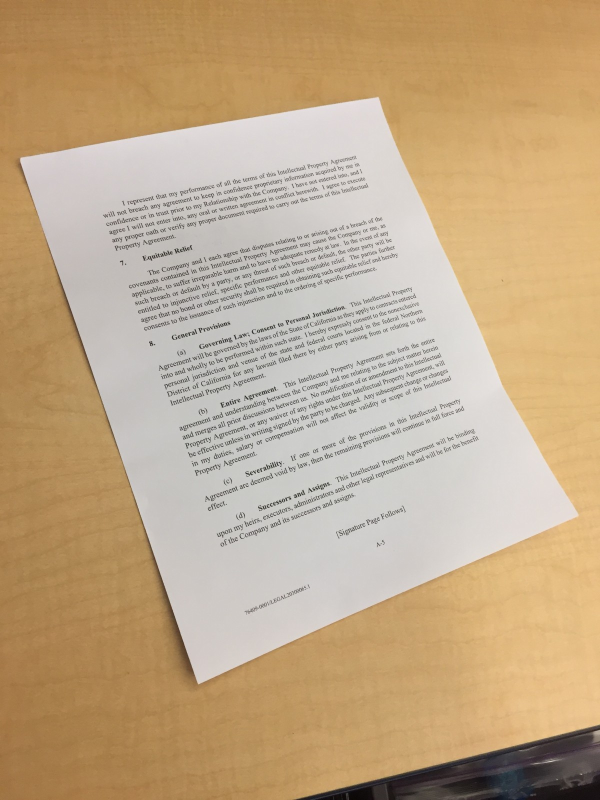
#> input picture Day-30/Mini_Project/dataset/01_document_paper_on_desk.jpg, 1200 x 1600 px (shown at 1/2 size); its folder holds only this picture in this run
$ python main.py --image dataset/01_document_paper_on_desk.jpg   (older library calls are emulated)
#> lines starting #> are read from the running program, lines starting #| are printed output that depends on the picture; after the words box and inside, x2 and y2 are one past the last pixel; in counts of white or black regions, pixels touching at a corner belong together
### Day-30/Mini_Project/segmenter/io_utils.py
"""Reading and writing images safely (any format, phone rotation, Windows paths)."""

import io
from pathlib import Path

import cv2
import numpy as np
from PIL import Image, ImageOps


def load_image(source):
    """
    Returns an OpenCV BGR image from a file path or raw bytes (an upload).
    Pillow handles EXIF rotation (phone photos taken in portrait) and formats
    such as TIFF/WEBP; it also has no trouble with non-English Windows paths.
    """
    if isinstance(source, (bytes, bytearray)):
        source = io.BytesIO(source)
    elif isinstance(source, (str, Path)):
        source = Path(source)
    with Image.open(source) as img:
#> img is the input picture: PIL image 1200x1600 RGB; mean R, G, B 193.6, 169.3, 136.7
        img = ImageOps.exif_transpose(img).convert("RGB")
        return cv2.cvtColor(np.array(img), cv2.COLOR_RGB2BGR)


def resize_longest(image, max_side):
    """Shrinks an image so its longest side is max_side. Returns (image, scale)."""
#> called with max_side = 1000
    h, w = image.shape[:2]
    scale = min(1.0, max_side / max(h, w))
    if scale == 1.0:
        return image, 1.0
    small = cv2.resize(image, (round(w * scale), round(h * scale)), interpolation=cv2.INTER_AREA)
    return small, scale


def save_image(path, image):
    """cv2.imwrite fails on non-English paths on Windows; imencode + tofile does not."""
    path = Path(path)
    path.parent.mkdir(parents=True, exist_ok=True)
    suffix = path.suffix.lower()
    if suffix in (".jpg", ".jpeg"):
        params = [cv2.IMWRITE_JPEG_QUALITY, 92]
    elif suffix == ".png":
        params = [cv2.IMWRITE_PNG_COMPRESSION, 6]
    else:
        params = []
    ok, buffer = cv2.imencode(path.suffix, image, params)
    if not ok:
        raise IOError(f"Could not encode {path.name}")
    buffer.tofile(str(path))
    return path


# [4 lines left out: function encode_png, not called in this run]

### Day-30/Mini_Project/segmenter/methods.py
"""
The thresholding techniques.

Every method takes the same prepared Context and returns a raw 0/255 map.
It does not matter which colour ends up as the object: the pipeline decides
that afterwards with the border rule. That keeps every method short and
lets all of them share the same cleanup, so the comparison is fair.
"""

from dataclasses import dataclass

import cv2
import numpy as np

from .config import FIXED_THRESHOLD


@dataclass
class Context:
    """The image in the forms the methods need, computed once."""
    bgr: np.ndarray        # colour image (working size)
    gray: np.ndarray       # grayscale, lightly blurred
    lab: np.ndarray        # CIE Lab colour space (float32)
    hsv: np.ndarray        # HSV colour space

    @classmethod
    def from_image(cls, bgr):
        gray = cv2.GaussianBlur(cv2.cvtColor(bgr, cv2.COLOR_BGR2GRAY), (5, 5), 0)
        lab = cv2.cvtColor(bgr, cv2.COLOR_BGR2LAB).astype(np.float32)
        hsv = cv2.cvtColor(bgr, cv2.COLOR_BGR2HSV)
#> hsv: shape (1000, 750, 3); mean H, S, V 20.4, 76.2, 193.7
        return cls(bgr=bgr, gray=gray, lab=lab, hsv=hsv)


def border_pixels(image):
    """All pixels along the four image edges - in most photos that's background."""
    return np.concatenate([image[0], image[-1], image[:, 0], image[:, -1]])


def odd(value, minimum=3):
    value = max(minimum, int(value))
    return value if value % 2 else value + 1


# ---------------------------------------------------------------------------
# 1-3: classic global thresholds on the grayscale image
# ---------------------------------------------------------------------------

def binary_fixed(ctx):
    """Global threshold at a fixed value (127). The baseline everyone starts with."""
    _, mask = cv2.threshold(ctx.gray, FIXED_THRESHOLD, 255, cv2.THRESH_BINARY)
    return mask


def otsu(ctx):
    """Global threshold chosen automatically: maximises the separation of the two pixel groups."""
    _, mask = cv2.threshold(ctx.gray, 0, 255, cv2.THRESH_BINARY + cv2.THRESH_OTSU)
    return mask


def triangle(ctx):
    """
    Global threshold from the triangle method: draws a line from the histogram
    peak to its far end and cuts where the histogram is furthest from that line.
    Works better than Otsu when the object is small and the background dominates.
    """
    _, mask = cv2.threshold(ctx.gray, 0, 255, cv2.THRESH_BINARY + cv2.THRESH_TRIANGLE)
    return mask


# ---------------------------------------------------------------------------
# 4: local threshold
# ---------------------------------------------------------------------------

def adaptive_filled(ctx):
    """
    Adaptive (local) threshold. On its own it only marks edges and fine detail,
    so the object's outline is closed with a morphological closing and then
    filled in to become a solid region. Insensitive to lighting changes.
    """
    h, w = ctx.gray.shape
    block = odd(min(h, w) / 20, minimum=11)
    edges = cv2.adaptiveThreshold(ctx.gray, 255, cv2.ADAPTIVE_THRESH_GAUSSIAN_C,
                                  cv2.THRESH_BINARY_INV, block, 7)
    k = odd(min(h, w) / 120)
    edges = cv2.morphologyEx(edges, cv2.MORPH_CLOSE, cv2.getStructuringElement(cv2.MORPH_ELLIPSE, (k, k)))
    filled = edges.copy()
    contours, _ = cv2.findContours(edges, cv2.RETR_EXTERNAL, cv2.CHAIN_APPROX_SIMPLE)
    cv2.drawContours(filled, contours, -1, 255, thickness=cv2.FILLED)
    return filled


# ---------------------------------------------------------------------------
# 5-7: thresholds on a better input than plain grayscale
# ---------------------------------------------------------------------------

def otsu_light_corrected(ctx):
    """
    Otsu after removing uneven lighting: the image is divided by a very blurred
    copy of itself (an estimate of the light falling on the scene), so a dark
    corner and a bright corner of the same surface end up the same grey.
    """
    image = ctx.gray.astype(np.float32)
    lighting = cv2.GaussianBlur(image, (0, 0), sigmaX=min(image.shape) / 4)
    flat = np.clip(image / (lighting + 1.0) * lighting.mean(), 0, 255).astype(np.uint8)
    _, mask = cv2.threshold(flat, 0, 255, cv2.THRESH_BINARY + cv2.THRESH_OTSU)
    return mask


def saturation_otsu(ctx):
    """
    Otsu on the colour saturation channel (HSV). White, grey and black
    backgrounds - and shadows on them - have almost no saturation, while most
    coloured objects have a lot. So shadows are ignored automatically.
    """
    saturation = cv2.GaussianBlur(ctx.hsv[:, :, 1], (5, 5), 0)
    _, mask = cv2.threshold(saturation, 0, 255, cv2.THRESH_BINARY + cv2.THRESH_OTSU)
    return mask


def background_distance(ctx):
    """
    Colour distance from the background, then Otsu. The background colour is
    the median of the border pixels; every pixel gets its distance to that
    colour in Lab space (close to how humans see colour difference).
    Brightness (L) counts half, so a shadow - same colour, just darker - stays
    close to the background while a real object is far away.
    """
    background = np.median(border_pixels(ctx.lab), axis=0)
    diff = ctx.lab - background
    distance = np.sqrt((0.5 * diff[:, :, 0]) ** 2 + diff[:, :, 1] ** 2 + diff[:, :, 2] ** 2)
    distance = cv2.GaussianBlur(distance, (5, 5), 0)
    distance = cv2.normalize(distance, None, 0, 255, cv2.NORM_MINMAX).astype(np.uint8)
    _, mask = cv2.threshold(distance, 0, 255, cv2.THRESH_BINARY + cv2.THRESH_OTSU)
    return mask


# name -> (label shown to users, function, one-line description)
METHODS = {
    "binary_fixed": ("Binary (T=127)", binary_fixed, "Global threshold at a fixed value"),
    "otsu": ("Otsu", otsu, "Global threshold picked automatically from the histogram"),
    "triangle": ("Triangle", triangle, "Global threshold for histograms dominated by background"),
    "adaptive": ("Adaptive + fill", adaptive_filled, "Local threshold, outline closed and filled"),
    "otsu_light": ("Otsu + light correction", otsu_light_corrected, "Uneven lighting removed before Otsu"),
    "saturation": ("Saturation (HSV) Otsu", saturation_otsu, "Colourful objects on grey/white, ignores shadows"),
    "bg_distance": ("Background colour distance", background_distance, "Distance from the border colour, shadow tolerant"),
}

### Day-30/Mini_Project/segmenter/scoring.py
"""
Judging a segmentation without knowing the right answer.

There is no ground-truth mask for a user's photo, so the "best" method is
picked with four checks that a good object mask passes:

  edge      the outline should sit on real edges in the photo
            (mean gradient on the mask boundary vs. the image average)
  contrast  inside and outside should look different in colour
            (Fisher separation in Lab space)
  solidity  objects and documents are solid shapes, not lace
            (area / convex hull area)
  border    the main object should not spill into the image border
            (that usually means background was taken as foreground)

Each check gives 0..1; the weighted sum becomes a 0-100 score. Masks that
cover almost nothing or almost everything are heavily penalised, and masks
under 10% of the image are scaled down a little (the main object is rarely tiny).
"""

from dataclasses import dataclass

import cv2
import numpy as np

WEIGHTS = {"edge": 0.40, "contrast": 0.25, "solidity": 0.20, "border": 0.15}


@dataclass
class Score:
    total: float
    edge: float
    contrast: float
    solidity: float
    border: float
    coverage: float        # % of the image that is foreground

    def as_dict(self):
        return {k: round(v, 3) for k, v in self.__dict__.items()}


def gradient_magnitude(lab):
    """Colour edge strength: Sobel gradient combined over the L, a and b channels."""
    total = np.zeros(lab.shape[:2], np.float32)
    for c in range(3):
        channel = cv2.GaussianBlur(lab[:, :, c], (3, 3), 0)
        gx = cv2.Sobel(channel, cv2.CV_32F, 1, 0, ksize=3)
        gy = cv2.Sobel(channel, cv2.CV_32F, 0, 1, ksize=3)
        total += gx * gx + gy * gy
#> this loop made 3 passes
#> pass 1, in gradient_magnitude, `gy = cv2.Sobel(channel, cv2.CV_32F, 0, 1, ksize=3)`:
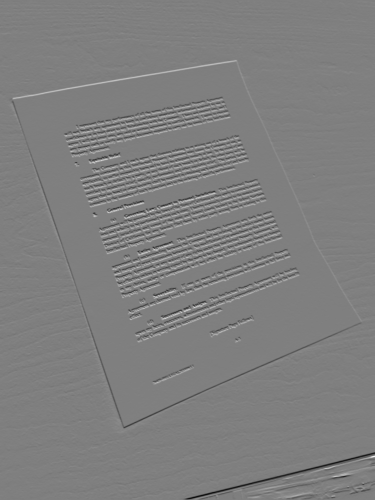
#> gy: shape (1000, 750) float32 (shown at 1/2 size); min -376.9, max 377.8, mean -0.5; drawn with min black and max white
#> after the loop:
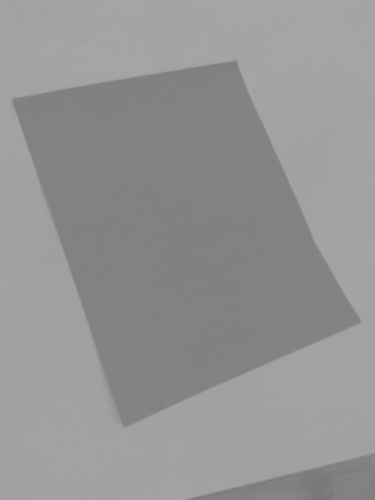
#> channel: shape (1000, 750) float32 (shown at 1/2 size); min 114.6, max 167, mean 148.4
    return np.sqrt(total)
#> returned value: shape (1000, 750) float32


def edge_score(mask, gradient):
    boundary = cv2.morphologyEx(mask, cv2.MORPH_GRADIENT, np.ones((3, 3), np.uint8)) > 0
    if not boundary.any():
        return 0.0
    ratio = gradient[boundary].mean() / (gradient.mean() + 1e-6)
    # ratio 1 = the outline is no better than a random line; on the test images
    # good outlines reach 5-15x. A log scale keeps 5x and 12x distinguishable.
    return float(np.clip(np.log(max(ratio, 1e-6)) / np.log(12.0), 0.0, 1.0))


def contrast_score(mask, lab):
    inside, outside = lab[mask > 0], lab[mask == 0]
    if len(inside) < 50 or len(outside) < 50:
        return 0.0
    separation = ((inside.mean(0) - outside.mean(0)) ** 2 / (inside.var(0) + outside.var(0) + 1e-6)).sum()
    return float(separation / (separation + 1.0))


def solidity_score(mask):
    contours, _ = cv2.findContours(mask, cv2.RETR_EXTERNAL, cv2.CHAIN_APPROX_SIMPLE)
    areas, solid = [], []
    for contour in contours:
        area = cv2.contourArea(contour)
        hull = cv2.contourArea(cv2.convexHull(contour))
        if hull > 0:
            areas.append(area)
            solid.append(area / hull)
    if not areas:
        return 0.0
    return float(np.average(solid, weights=areas))


def border_score(mask):
    edge = np.concatenate([mask[0], mask[-1], mask[:, 0], mask[:, -1]])
    touching = np.count_nonzero(edge) / edge.size
    return float(np.clip(1.0 - 2.0 * touching, 0.0, 1.0))


def score_mask(mask, lab, gradient):
    coverage = np.count_nonzero(mask) / mask.size
    if coverage == 0:
        return Score(0, 0, 0, 0, 0, 0)

    parts = {
        "edge": edge_score(mask, gradient),
        "contrast": contrast_score(mask, lab),
        "solidity": solidity_score(mask),
        "border": border_score(mask),
    }
    total = sum(WEIGHTS[k] * v for k, v in parts.items()) * 100

    # a "segmentation" that is almost empty or almost the whole picture is not useful
    if coverage < 0.005 or coverage > 0.95:
        total *= 0.2
    # the MAIN object of a photo is rarely tiny: below 10% of the image the score
    # is scaled down gently (so e.g. just the printed text doesn't beat the page)
    elif coverage < 0.10:
        total *= 0.4 + 0.6 * coverage / 0.10
    return Score(total=total, coverage=coverage * 100, **parts)

### Day-30/Mini_Project/segmenter/pipeline.py
"""
Runs every thresholding method, cleans each result the same way, scores it,
and picks the best one.
"""

import time
from dataclasses import dataclass, field

import cv2
import numpy as np

from .config import WORK_SIZE
from .document import find_document
from .io_utils import resize_longest
from .methods import METHODS, Context, border_pixels
from .scoring import Score, gradient_magnitude, score_mask


@dataclass
class MethodResult:
    key: str
    label: str
    description: str
    mask: np.ndarray            # final mask at ORIGINAL image size (0/255)
    score: Score
    objects: int
    seconds: float


@dataclass
class Segmentation:
    image: np.ndarray                           # original image (BGR)
    results: dict = field(default_factory=dict)  # key -> MethodResult, sorted best first
    best_key: str = ""
    document: object = None                     # DocumentScan when a document page was found

    @property
    def best(self):
        return self.results[self.best_key]


# ---------------------------------------------------------------------------
# Shared cleanup
# ---------------------------------------------------------------------------

def choose_foreground(mask):
    """Border rule: whatever colour covers most of the image border is background."""
    border = border_pixels(mask)
    return cv2.bitwise_not(mask) if np.count_nonzero(border) > border.size / 2 else mask


def fill_holes(mask):
    """Fills regions that are fully enclosed by foreground (holes, text inside a page, etc.)."""
    background = cv2.bitwise_not(mask)
    count, labels = cv2.connectedComponents(background, connectivity=4)
    outside = set(np.unique(border_pixels(labels)))
    holes = ~np.isin(labels, list(outside)) & (labels > 0)
    filled = mask.copy()
    filled[holes] = 255
    return filled


def clean_mask(raw, keep_all=False):
    """
    Same cleanup for every method so the comparison is fair:
        pick foreground (border rule) -> opening removes specks -> closing
        bridges small gaps -> fill holes -> keep the main object(s).
    Main objects = the largest region plus any region at least 25% of its size
    (so a single document stays alone, but all 24 coins are kept).
    """
    mask = choose_foreground(raw)
    h, w = mask.shape
    k = max(3, min(h, w) // 150) | 1
    kernel = cv2.getStructuringElement(cv2.MORPH_ELLIPSE, (k, k))
    mask = cv2.morphologyEx(mask, cv2.MORPH_OPEN, kernel)
    mask = cv2.morphologyEx(mask, cv2.MORPH_CLOSE, kernel, iterations=2)
    mask = fill_holes(mask)

    count, labels, stats, _ = cv2.connectedComponentsWithStats(mask, connectivity=8)
    if count <= 1:
        return np.zeros_like(mask), 0
    areas = stats[1:, cv2.CC_STAT_AREA]
    min_area = max(mask.size * 0.001, 0 if keep_all else 0.25 * areas.max())
    keep = [i + 1 for i, a in enumerate(areas) if a >= min_area]
    return np.isin(labels, keep).astype(np.uint8) * 255, len(keep)


def to_full_size(mask, shape):
    """Scales a working-size mask back to the original resolution with smooth edges."""
    h, w = shape[:2]
    if mask.shape[:2] == (h, w):
        return mask
    big = cv2.resize(mask, (w, h), interpolation=cv2.INTER_LINEAR)
    return np.where(big >= 128, 255, 0).astype(np.uint8)


# ---------------------------------------------------------------------------
# Main entry point
# ---------------------------------------------------------------------------

def segment(image, methods=None, keep_all=False):
    """
    Runs the chosen thresholding methods (default: all) on one image.
    Returns a Segmentation with every result, sorted best first.
    """
    small, _ = resize_longest(image, WORK_SIZE)
    ctx = Context.from_image(small)
    gradient = gradient_magnitude(ctx.lab)

    results = []
    for key in methods or METHODS:
        label, func, description = METHODS[key]
        start = time.perf_counter()
        raw = func(ctx)
        mask, objects = clean_mask(raw, keep_all=keep_all)
        seconds = time.perf_counter() - start
        score = score_mask(mask, ctx.lab, gradient)
        results.append(MethodResult(key, label, description, to_full_size(mask, image.shape),
                                    score, objects, seconds))
#> this loop made 7 passes
#> (min_area in clean_mask, keep in clean_mask, objects, coverage in score_mask) on passes 1, 2, 5, 6: (4492.5, [8], 1, 0.024), (109010.5, [2], 1, 0.581), (102833.2, [1], 1, 0.548), (75590.8, [1], 1, 0.403)
#> pass 1, in segment, `raw = func(ctx)`:
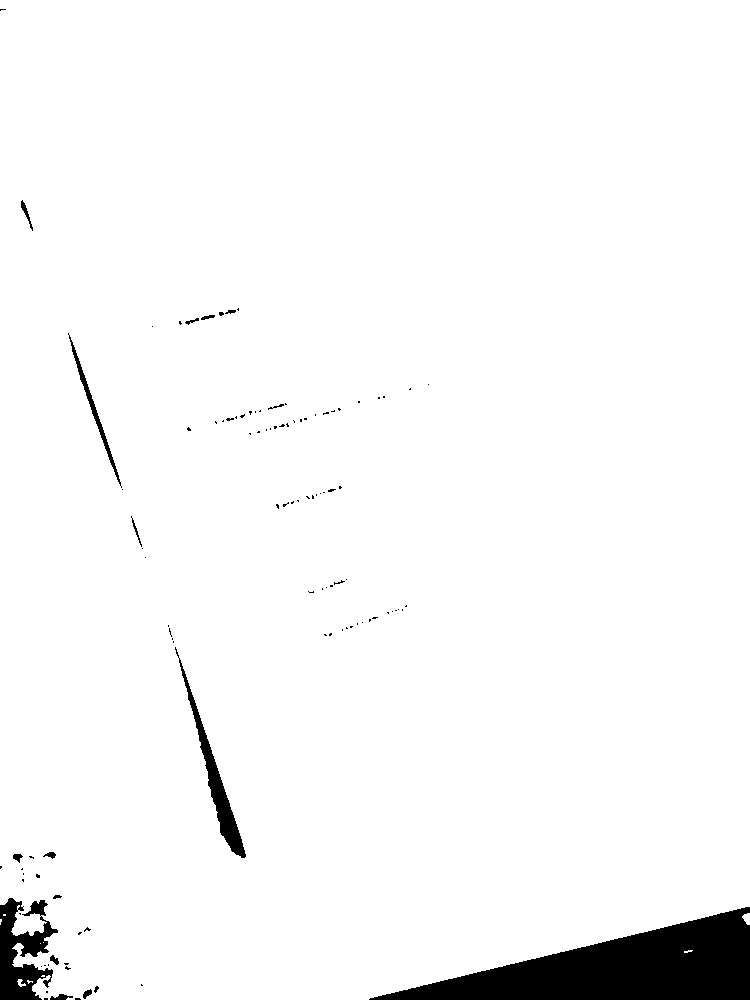
#> raw: shape (1000, 750); 96.7% white; 108 black regions (91 under 20 px), largest, box (x1, y1, x2, y2) and area: (369, 907, 750, 1000) 17942, (0, 898, 58, 1000) 3255, (175, 647, 246, 858) 2010
#> pass 1, in clean_mask, `mask = cv2.morphologyEx(mask, cv2.MORPH_OPEN, kernel)`:
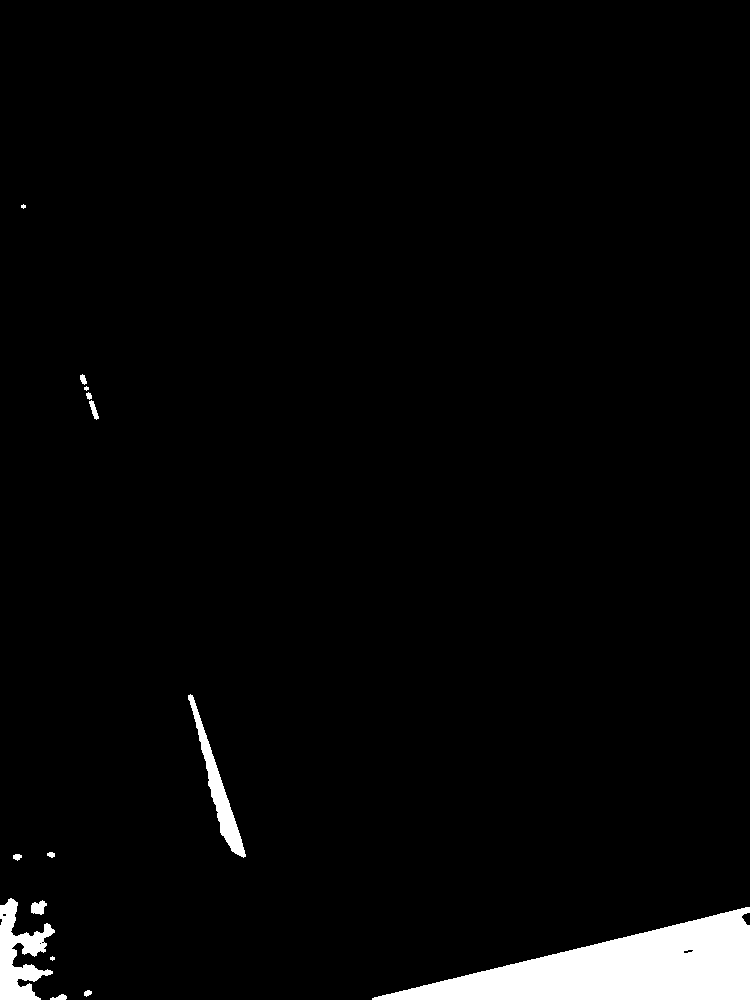
#> mask: shape (1000, 750); 3.1% white; 14 white regions (3 under 20 px), largest, box (x1, y1, x2, y2) and area: (372, 907, 750, 1000) 17937, (0, 898, 55, 1000) 2811, (188, 694, 246, 858) 1874
#> after the loop:
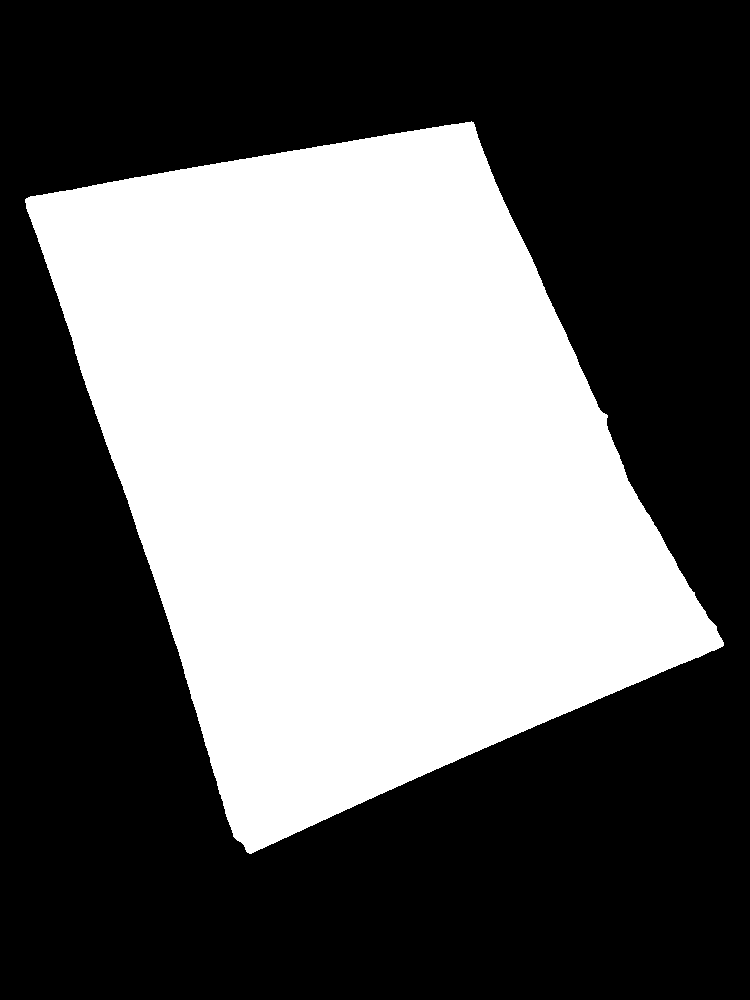
#> mask: shape (1000, 750); 40.5% white; 1 white region, box (x1, y1, x2, y2) and area: (25, 121, 724, 854) 303931
#> after the loop, results = 7 items
#> (the rest of the program and of its run is left out)
